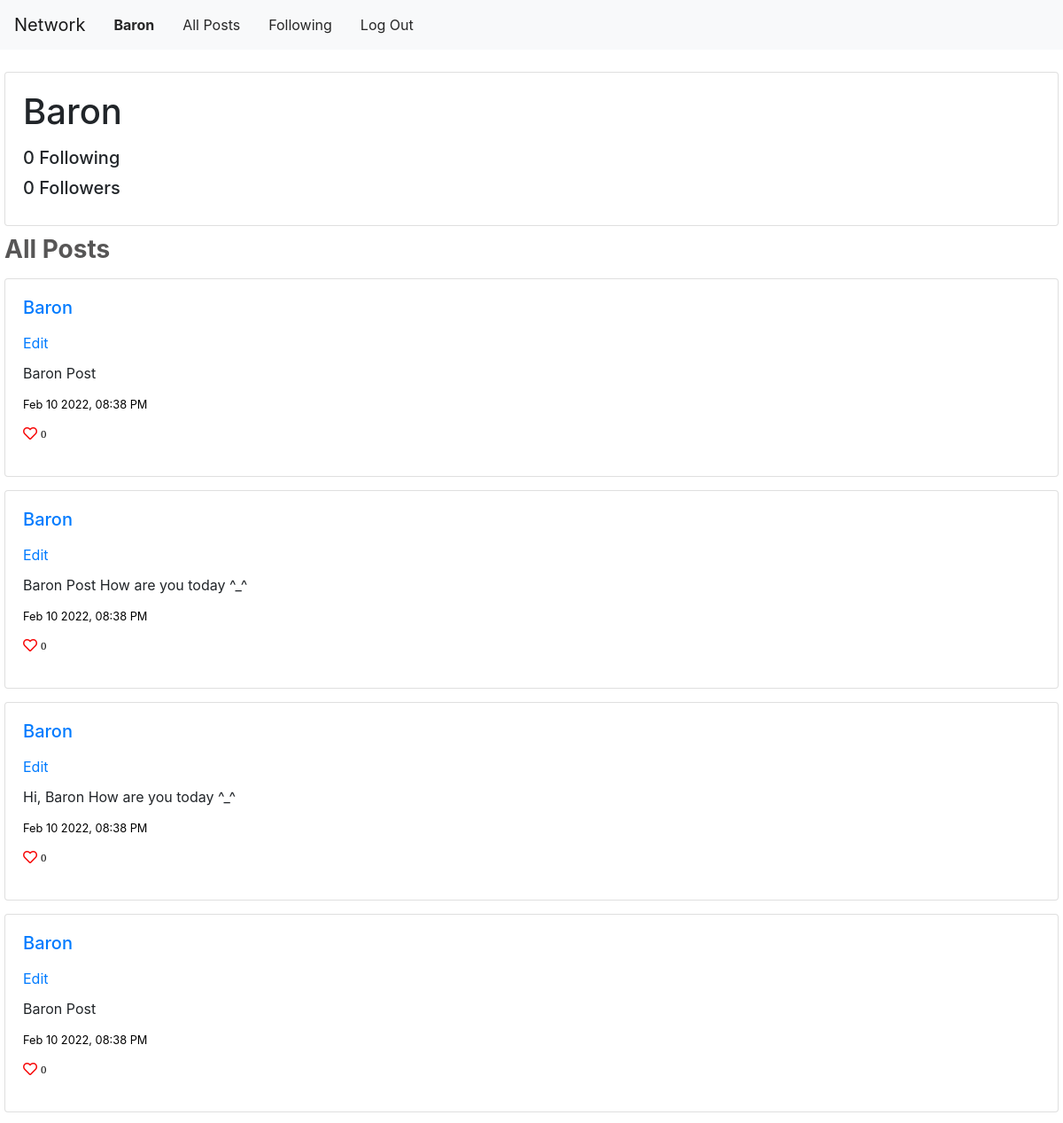
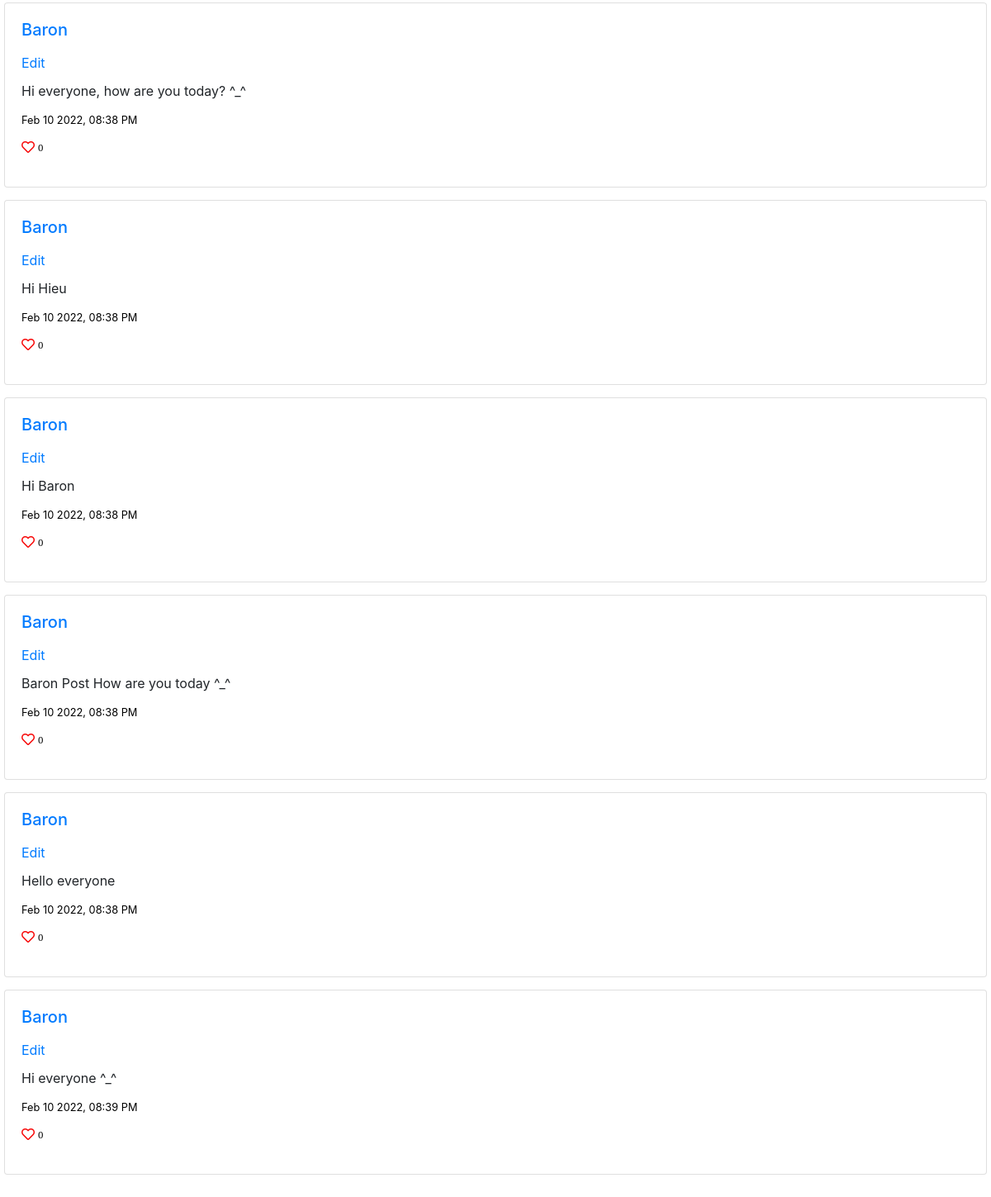
Page /profile/Baron (signed in) on the committed database (2 pictures, top to bottom).
### network/models.py (models this page shows, shortened)
class User(AbstractUser):
    pass

class Post(models.Model):
    user = models.ForeignKey(User, on_delete=models.CASCADE)
    text = models.CharField(max_length=160, default=None)
    post_date = models.DateTimeField(default=datetime.datetime.now)

### network/views.py (the view)
# urls.py: path("profile/<str:username>", views.userProfile, name="profile"),
@csrf_exempt
@login_required
def userProfile(req, username):
    userFollowers = 0
    userProfile = User.objects.get(username=username)
    userRequest = req.session['_auth_user_id']
    userFollowers = Follower.objects.filter(
        follower=userRequest, following=userProfile).count()
    userLikes = Like.objects.filter(
        post=OuterRef('id'), user_id=userRequest)
    userPost = Post.objects.filter(user=userProfile).order_by(
        'post_date').annotate(current_like=Count(userLikes.values('id')))
    numberFollowings = Follower.objects.filter(
        follower=userProfile).count()
    numberFollowers = Follower.objects.filter(
        following=userProfile).count()
    userPost = formatDateTime(userPost)
    page_obj = calculateNewFeed(req, userPost)
    return render(req, "network/userProfilePage.html", {
        'user_profile': userProfile,
        'posts': page_obj,
        'is_following': userFollowers,
        'total_following': numberFollowings,
        'total_followers': numberFollowers,
    })

### network/views.py (called while the page is built)
def formatDateTime(pagePost):
    newPagePost = []
    for item in pagePost:
        item.post_date = item.post_date.strftime("%b %d %Y, %I:%M %p")
        newPagePost.append(item)
    return newPagePost

def calculateNewFeed(req, userPosts):
    pagePaginator = Paginator(userPosts, MAX_NUMBER_OF_POSTS_PAGE)
    pageNum = req.GET.get('page')
    return pagePaginator.get_page(pageNum)

### network/templates/network/userProfilePage.html (shortened to what this page needs)
{% extends "network/layout.html" %}
{% block body %}
<div class="card">
    <div class="rounderCard">
        <h1 class="cardUserNameAndLink">{{user_profile.username}}</h1>
        <h5 class="cardContentPost"><span id="sp_following">{{total_following}}</span> Following</h5>
        <h5 class="cardContentPost"><span id="sp_followers">{{total_followers}}</span> Followers</h5>
    </div>
</div>
<div id="content">
    <h3 id ='titleHeader' style="margin-top: 10px;">All Posts</h3>
    {% for post in posts %}
    <div class="card">
        <div class="rounderCard">
            <h5 class="cardUserNameAndLink"><a href="{% url 'profile' post.user.username %}">{{post.user.username}}</a></h5>
            {%if post.user_id == user.id %}
            <a href="#" class="cardEditText" id="editButton_{{post.id}}" data-id="{{post.id}}" data-toggle="modal">Edit</a>
            {%endif%}
            <p class="cardContentPost" id="post_text_{{post.id}}"> {{ post.text }}</p>
            <p class="cardContentPost"><small class="small_text">{{post.post_date}}</small></p>
            <p class="cardContentPost">
                <div data-id="{{post.id}}" dataLikeId="{{post.id}}"
                    class="cardEditText {% if post.current_like > 0 %} fas {%else%} far {% endif %} fa-heart">&nbsp<small
                        class="small_text">{{post.like_set.count}}</small>
                        </div>
            </p>
        </div>
    </div>
    {% empty %}
    <h2>No posts</h2>
    {% endfor %}
</div>
{% endblock %}

### network/templates/network/layout.html (shortened to what this page needs)
{% load static %}
<!DOCTYPE html>
<html lang="en">
  <head>
    <link
      rel="stylesheet"
      href="https://stackpath.bootstrapcdn.com/bootstrap/4.5.0/css/bootstrap.min.css"
    />
    <link href="https://use.fontawesome.com/releases/v5.13.0/css/all.css" rel="stylesheet" />
    <link href="{% static 'network/styles.css' %}" rel="stylesheet" />
  </head>
  <body>
    <nav class="navbar navbar-expand-lg navbar-light bg-light">
      <a class="navbar-brand" href="{% url 'index' %}">Network</a>
      <div>
        {% with request.resolver_match.url_name as url_name %}
        <ul class="navbar-nav mr-auto">
          {% if user.is_authenticated %}
          <li class="navigationItem {% if url_name == 'profile' %}active{% endif %}">
            <a class="navigationInsideLinkItem" href="{% url 'profile' user.username %}"
              ><strong>{{ user.username }}</strong></a
            >
          </li>
          {% endif %}
          <li class="navigationItem {% if url_name == 'index' %}active{% endif %}">
            <a class="navigationInsideLinkItem" href="{% url 'index' %}">All Posts</a>
          </li>
          {% if user.is_authenticated %}
          <li class="navigationItem {% if url_name == 'following' %}active{% endif %}">
            <a class="navigationInsideLinkItem" href="{% url 'following' %}">Following</a>
          </li>
          <li class="navigationItem {% if url_name == 'logout' %}active{% endif %}">
            <a class="navigationInsideLinkItem" href="{% url 'logout' %}">Log Out</a>
          </li>
          {% endif %}
        </ul>
        {% endwith %}
      </div>
    </nav>
    <div class="body">
      {% block body %} {% endblock %}
    </div>
  </body>
</html>

### network/static/network/styles.css (style rules this page uses)
.fa-heart { color: rgb(247, 9, 9) !important; cursor: pointer; }
.body { padding: 10px 5px; }
.card { margin-top: 15px; animation-name: card; animation-duration: 1s; }
#titleHeader { animation: highlightText 3s linear; animation-fill-mode: forwards; color: black; background: linear-gradient(to right, #575656 0, white 5%, #575656 20%); background-position: 0; -webkit-background-clip: text; -webkit-text-fill-color: transparent; -webkit-text-size-adjust: none; font-weight: bold; text-decoration: none; white-space: nowrap; }
.cardContentPost { margin: 10px 0; }
.small_text { color: black; vertical-align: middle; }
.rounderCard { flex: 1 1 auto; min-height: 1px; padding: 1.25rem; }
.cardUserNameAndLink { margin-bottom: 1rem; }
.navigationInsideLinkItem { display: block; padding: 0.5rem 1rem; color: rgba(15, 15, 15, 0.9); }

### rows in the picture
User: username "Baron"
Post: user.username "Baron", text "Baron Post", post_date "Feb 10 2022, 08:38 PM", like_set.count "0"
Post: user.username "Baron", text "Baron Post How are you today ^_^", post_date "Feb 10 2022, 08:38 PM", like_set.count "0"
Post: user.username "Baron", text "Hi, Baron How are you today ^_^", post_date "Feb 10 2022, 08:38 PM", like_set.count "0"
Post: user.username "Baron", text "Baron Post", post_date "Feb 10 2022, 08:38 PM", like_set.count "0"
Post: user.username "Baron", text "Hi everyone, how are you today? ^_^", post_date "Feb 10 2022, 08:38 PM", like_set.count "0"
Post: user.username "Baron", text "Hi Hieu", post_date "Feb 10 2022, 08:38 PM", like_set.count "0"
Post: user.username "Baron", text "Hi Baron", post_date "Feb 10 2022, 08:38 PM", like_set.count "0"
Post: user.username "Baron", text "Baron Post How are you today ^_^", post_date "Feb 10 2022, 08:38 PM", like_set.count "0"
Post: user.username "Baron", text "Hello everyone", post_date "Feb 10 2022, 08:38 PM", like_set.count "0"
Post: user.username "Baron", text "Hi everyone ^_^", post_date "Feb 10 2022, 08:39 PM", like_set.count "0"

### other values in the picture
{{ total_following }} "0"
{{ total_followers }} "0"
